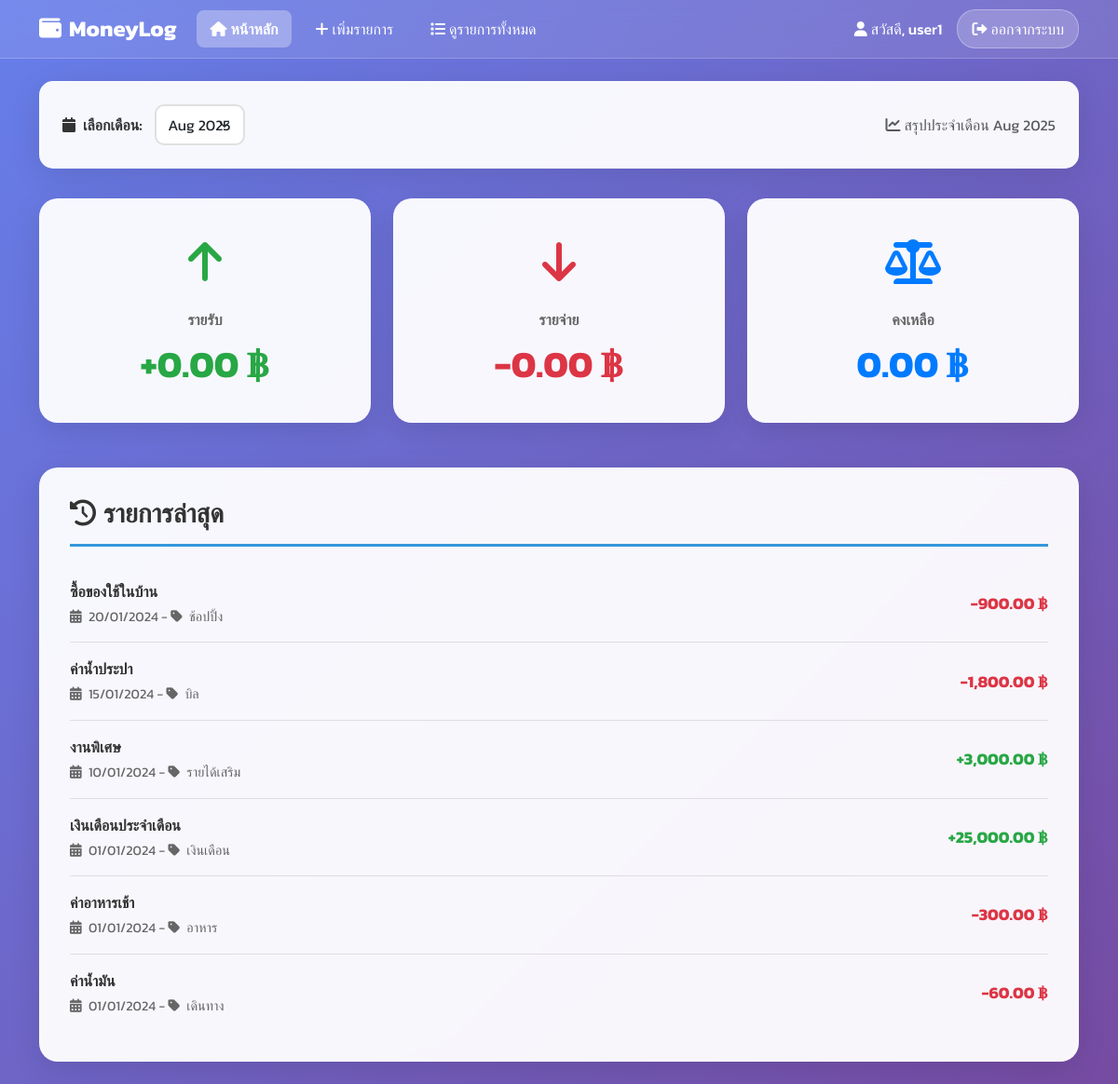
Page /index.php (signed in) on the committed database.
### tables this page shows
CREATE TABLE transactions (
    id INT AUTO_INCREMENT PRIMARY KEY,
    user_id INT NOT NULL,
    type ENUM('income', 'expense') NOT NULL,
    category VARCHAR(50) NOT NULL,
    amount DECIMAL(10,2) NOT NULL,
    description TEXT,
    transaction_date DATE NOT NULL,
    created_at TIMESTAMP DEFAULT CURRENT_TIMESTAMP,
    updated_at TIMESTAMP DEFAULT CURRENT_TIMESTAMP ON UPDATE CURRENT_TIMESTAMP,
    FOREIGN KEY (user_id) REFERENCES users(id) ON DELETE CASCADE,
    INDEX idx_user_date (user_id, transaction_date),
    INDEX idx_user_type (user_id, type),
    INDEX idx_user_category (user_id, category)
);

### index.php (the view, shortened to what this page needs)
<?php
require 'backend/config.php';
$month = $_GET['month'] ?? date('Y-m');
$userId = $_SESSION['user_id'];
$display_name = $_SESSION['full_name'] ?? $_SESSION['username'] ?? 'ผู้ใช้งาน';
$stmt = $pdo->prepare("
    SELECT
        type,
        SUM(amount) as total
    FROM transactions
    WHERE user_id = ? AND DATE_FORMAT(transaction_date, '%Y-%m') = ?
    GROUP BY type
");
$stmt->execute([$userId, $month]);
$summary = $stmt->fetchAll(PDO::FETCH_KEY_PAIR);
$income = $summary['income'] ?? 0;
$expense = $summary['expense'] ?? 0;
$balance = $income - $expense;
$stmt = $pdo->prepare("
    SELECT
        category,
        SUM(amount) as total
    FROM transactions
    WHERE user_id = ? AND type = 'expense' AND DATE_FORMAT(transaction_date, '%Y-%m') = ?
    GROUP BY category
");
$stmt->execute([$userId, $month]);
$expenseByCategory = $stmt->fetchAll(PDO::FETCH_ASSOC);
$stmt = $pdo->prepare("
    SELECT * FROM transactions
    WHERE user_id = ?
    ORDER BY transaction_date DESC, created_at DESC
    LIMIT 10
");
$stmt->execute([$userId]);
$recentTransactions = $stmt->fetchAll(PDO::FETCH_ASSOC);
?>
<!DOCTYPE html>
<html lang="th">
<head>
    <link href="https://cdn.jsdelivr.net/npm/bootstrap@5.3.0/dist/css/bootstrap.min.css" rel="stylesheet">
    <link rel="stylesheet" href="https://cdnjs.cloudflare.com/ajax/libs/font-awesome/6.0.0/css/all.min.css">
    <link rel="stylesheet" href="styles/index_styles.css">
</head>
<body>
    <nav class="navbar navbar-expand-lg navbar-dark">
        <div class="container">
            <a class="navbar-brand" href="#">
                <i class="fas fa-wallet me-2"></i>MoneyLog
            </a>
            <div class="collapse navbar-collapse" id="navbarNav">
                <ul class="navbar-nav me-auto">
                    <li class="nav-item">
                        <a class="nav-link active" href="index.php">
                            <i class="fas fa-home me-1"></i>หน้าหลัก
                        </a>
                    </li>
                    <li class="nav-item">
                        <a class="nav-link" href="add_transaction.php">
                            <i class="fas fa-plus me-1"></i>เพิ่มรายการ
                        </a>
                    </li>
                    <li class="nav-item">
                        <a class="nav-link" href="transactions.php">
                            <i class="fas fa-list me-1"></i>ดูรายการทั้งหมด
                        </a>
                    </li>
                </ul>
                <div class="d-flex align-items-center">
                    <span class="user-info me-3">
                        <i class="fas fa-user me-1"></i>สวัสดี, <?= htmlspecialchars($display_name) ?>
                    </span>
                    <a href="logout.php" class="logout-btn">
                        <i class="fas fa-sign-out-alt me-1"></i>ออกจากระบบ
                    </a>
                </div>
            </div>
        </div>
    </nav>
    <div class="container mt-4">
        <div class="month-selector">
            <div class="row align-items-center">
                <div class="col-md-6">
                    <label class="form-label">
                        <i class="fas fa-calendar me-2"></i>เลือกเดือน:
                    </label>
                    <select class="form-select d-inline-block" style="width: auto;" onchange="location='?month='+this.value">
                        <?php
                        for ($i = 11; $i >= 0; $i--) {
                            $date = date('Y-m', strtotime("-$i months"));
                            $selected = $date == $month ? 'selected' : '';
                            echo "<option value='$date' $selected>".date('M Y', strtotime($date))."</option>";
                        }
                        ?>
                    </select>
                </div>
                <div class="col-md-6 text-md-end mt-3 mt-md-0">
                    <span class="text-muted">
                        <i class="fas fa-chart-line me-1"></i>สรุปประจำเดือน <?= date('M Y', strtotime($month)) ?>
                    </span>
                </div>
            </div>
        </div>
        <div class="row mb-4">
            <div class="col-lg-4 col-md-6 mb-4">
                <div class="summary-card income-card">
                    <div class="card-icon">
                        <i class="fas fa-arrow-up"></i>
                    </div>
                    <h5 class="card-title">รายรับ</h5>
                    <p class="card-amount income-amount">+<?= number_format($income, 2) ?> ฿</p>
                </div>
            </div>
            <div class="col-lg-4 col-md-6 mb-4">
                <div class="summary-card expense-card">
                    <div class="card-icon">
                        <i class="fas fa-arrow-down"></i>
                    </div>
                    <h5 class="card-title">รายจ่าย</h5>
                    <p class="card-amount expense-amount">-<?= number_format($expense, 2) ?> ฿</p>
                </div>
            </div>
            <div class="col-lg-4 col-md-12 mb-4">
                <div class="summary-card balance-card">
                    <div class="card-icon">
                        <i class="fas fa-balance-scale"></i>
                    </div>
                    <h5 class="card-title">คงเหลือ</h5>
                    <p class="card-amount balance-amount"><?= number_format($balance, 2) ?> ฿</p>
                </div>
            </div>
        </div>
        <div class="row">
            <div class="<?= !empty($expenseByCategory) ? 'col-lg-6' : 'col-12' ?> mb-4">
                <div class="transactions-container">
                    <h3>
                        <i class="fas fa-history me-2"></i>รายการล่าสุด
                    </h3>
                    <?php if (!empty($recentTransactions)): ?>
                        <?php foreach ($recentTransactions as $transaction): ?>
                        <div class="transaction-item">
                            <div class="transaction-info">
                                <strong><?= htmlspecialchars($transaction['description']) ?></strong>
                                <div class="transaction-date">
                                    <i class="fas fa-calendar-alt me-1"></i>
                                    <?= date('d/m/Y', strtotime($transaction['transaction_date'])) ?> -
                                    <i class="fas fa-tag me-1"></i>
                                    <?= htmlspecialchars($transaction['category']) ?>
                                </div>
                            </div>
                            <div class="transaction-amount <?= $transaction['type'] ?>">
                                <?= $transaction['type'] == 'income' ? '+' : '-' ?><?= number_format($transaction['amount'], 2) ?> ฿
                            </div>
                        </div>
                        <?php endforeach; ?>
                    <?php endif; ?>
                </div>
            </div>
        </div>
    </div>
</body>
</html>

### styles/index_styles.css (style rules this page uses)
body { background: linear-gradient(135deg, #667eea 0%, #764ba2 100%); min-height: 100vh; font-family: 'Kanit', sans-serif; }
.navbar { background: rgba(255, 255, 255, 0.1) !important; backdrop-filter: blur(10px); border-bottom: 1px solid rgba(255, 255, 255, 0.2); }
.navbar-brand { color: white !important; font-weight: bold; font-size: 1.5rem; }
.navbar-nav .nav-link { color: white !important; margin: 0 5px; padding: 8px 15px !important; border-radius: 8px; transition: all 0.3s ease; }
.navbar-nav .nav-link.active { background: rgba(255, 255, 255, 0.3); font-weight: 600; }
.summary-card { background: rgba(255, 255, 255, 0.95); backdrop-filter: blur(10px); border-radius: 20px; padding: 2rem; text-align: center; box-shadow: 0 8px 32px rgba(0, 0, 0, 0.1); transition: transform 0.3s ease, box-shadow 0.3s ease; border: 1px solid rgba(255, 255, 255, 0.2); height: 100%; }
.summary-card .card-icon { font-size: 3rem; margin-bottom: 1rem; }
.summary-card .card-title { color: #666; font-size: 1rem; margin-bottom: 0.5rem; font-weight: 600; }
.summary-card .card-amount { font-size: 2.5rem; font-weight: bold; margin: 0; }
.income-card .card-icon { color: #28a745; }
.expense-card .card-icon { color: #dc3545; }
.balance-card .card-icon { color: #007bff; }
.income-amount { color: #28a745; }
.expense-amount { color: #dc3545; }
.balance-amount { color: #007bff; }
.transactions-container { background: rgba(255, 255, 255, 0.95); backdrop-filter: blur(10px); border-radius: 20px; padding: 2rem; box-shadow: 0 8px 32px rgba(0, 0, 0, 0.1); border: 1px solid rgba(255, 255, 255, 0.2); }
.transactions-container h3 { border-bottom: 3px solid #3498db; padding-bottom: 15px; margin-bottom: 20px; color: #333; font-weight: 600; }
.transaction-item { display: flex; justify-content: space-between; align-items: center; padding: 1rem 0; border-bottom: 1px solid rgba(0, 0, 0, 0.1); transition: background-color 0.3s ease; }
.transaction-item:last-child { border-bottom: none; }
.transaction-info strong { color: #333; font-weight: 600; }
.transaction-date { color: #666; font-size: 0.9rem; margin-top: 5px; }
.transaction-amount { font-weight: bold; font-size: 1.1rem; }
.transaction-amount.income { color: #28a745; }
.transaction-amount.expense { color: #dc3545; }
.month-selector { background: rgba(255, 255, 255, 0.95); backdrop-filter: blur(10px); border-radius: 15px; padding: 1.5rem; margin-bottom: 2rem; box-shadow: 0 8px 32px rgba(0, 0, 0, 0.1); border: 1px solid rgba(255, 255, 255, 0.2); }
.month-selector label { font-weight: 600; color: #333; margin-right: 10px; }
.month-selector select { border: 2px solid #e0e0e0; border-radius: 10px; padding: 8px 12px; font-size: 1rem; transition: border-color 0.3s ease; }
.user-info { color: white; font-weight: 500; }
.logout-btn { background: rgba(255, 255, 255, 0.2); border: 1px solid rgba(255, 255, 255, 0.3); color: white; padding: 8px 15px; border-radius: 20px; text-decoration: none; transition: all 0.3s ease; }

### rows in the picture
transactions: description "ซื้อของใช้ในบ้าน", transaction_date "20/01/2024", category "ช้อปปิ้ง", amount "900.00"
transactions: description "ค่าน้ำประปา", transaction_date "15/01/2024", category "บิล", amount "1,800.00"
transactions: description "งานพิเศษ", transaction_date "10/01/2024", category "รายได้เสริม", amount "3,000.00"
transactions: description "เงินเดือนประจำเดือน", transaction_date "01/01/2024", category "เงินเดือน", amount "25,000.00"
transactions: description "ค่าอาหารเช้า", transaction_date "01/01/2024", category "อาหาร", amount "300.00"
transactions: description "ค่าน้ำมัน", transaction_date "01/01/2024", category "เดินทาง", amount "60.00"

### other values in the picture
$display_name "user1"
date('M Y', strtotime($month)) "Aug 2025"
$income "0.00"
$expense "0.00"
$balance "0.00"
form field value "Aug 2025"
